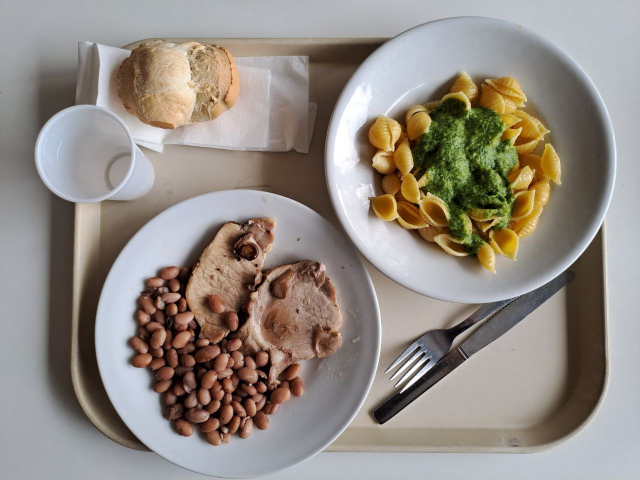
//> input picture Group42_SummerProject/input/Food_leftover_dataset/tray1/food_image.jpg, 1280 x 960 px (shown at 1/2 size)
$ ./detect_plates ../../../Group42_SummerProject/input/Food_leftover_dataset/tray1/   (built with g++ and OpenCV 4)
//> lines starting //> are read from the running program, lines starting //| are printed output that depends on the picture
#include <opencv2/opencv.hpp>
#include <cmath>


using namespace cv;

std::vector<Mat> images, images_gray;
Mat src, src_gray, enhancedImage, canny_image, help_img, projected_img, detected_plates;
int imgPerRow = 4;
const char* window_src = "src";
const char* window_enhanced = "enhanced";
const char* window_canny = "canny";
const char* window_lines = "lines";
const char* window_projected = "projected img";
const char* window_plates = "plates img";


//create a class that automatically manage the lines and the various checks

int ratio = 1;
int kernel_size = 7;
int kernel_help = 7;
int lowThreshold = 1000;
const int max_lowThreshold = 1500;
int den = 51; // to set
int hough_parameter = 100; // to set
//280
int min_radius_hough_plates = 280;
int max_radius_hough_plates = 300;
int min_radius_hough_salad = 192;
int max_radius_hough_salad = 195;
int param1 = 100;
int param2 = 20;
int ratioMinDist = 2;
static const int min_radius_refine = 176;
static const int max_radius_refine = 184;


Point lineLineIntersection(Point A, Point B, Point C, Point D)
{
    // Line AB represented as a1x + b1y = c1
    double a1 = B.y - A.y;
    double b1 = A.x - B.x;
    double c1 = a1*(A.x) + b1*(A.y);

    // Line CD represented as a2x + b2y = c2
    double a2 = D.y - C.y;
    double b2 = C.x - D.x;
    double c2 = a2*(C.x)+ b2*(C.y);

    double determinant = a1*b2 - a2*b1;

    if (determinant == 0)
    {
        // The lines are parallel. This is simplified
        // by returning a pair of FLT_MAX
        return Point(FLT_MAX, FLT_MAX);
    }
    else
    {
        double x = (b2*c1 - b1*c2)/determinant;
        double y = (a1*c2 - a2*c1)/determinant;
        return Point(x, y);
    }
}

Mat enhance(Mat src){
    // Apply logarithmic transformation
    cv::Mat enhancedImage;
    Mat help = src.clone();
    help.convertTo(enhancedImage, CV_32F); // Convert image to floating-point for logarithmic calculation

    float c = 255.0 / log(1 + 255); // Scaling constant for contrast adjustment
    cv::log(enhancedImage + 1, enhancedImage); // Apply logarithmic transformation
    enhancedImage = enhancedImage * c; // Apply contrast adjustment

    enhancedImage.convertTo(enhancedImage, CV_8U); // Convert back to 8-bit unsigned integer
    return enhancedImage;
}

static void CannyThreshold(int, void*) {
    std::cout << "Updating..." << std::endl;

    // Checks that kernel size is always odd
    if( ((kernel_help % 2) == 1) and (kernel_help >= 3) ) kernel_size = kernel_help;

    Size stdSize(0,0);
    Mat imageGrid, imageRow;
    for (int i = 0; i < images.size(); i++) {
        // Get size of the first image, it will be used to display all others
        if (stdSize.empty())
            stdSize = images[i].size();

        Mat output = images[i].clone();
        Mat gray_transformed = images_gray[i].clone();

        // blur and canny the image
        canny_image = enhance(images_gray[i]);

        blur( canny_image, canny_image, Size(21,21) );

        Canny( canny_image, canny_image, lowThreshold, lowThreshold*ratio, kernel_size, true );

        // Find the circle
        std::vector<cv::Vec3f> circles_plate;
        std::vector<cv::Vec3f> circles_salad;
        std::vector<cv::Vec3f> actual_plates;
        std::vector<cv::Vec3f> refine_salad;


        HoughCircles(canny_image, circles_plate, cv::HOUGH_GRADIENT, 1, src_gray.rows/ratioMinDist, param1, param2, min_radius_hough_plates, max_radius_hough_plates);
        HoughCircles(canny_image, circles_salad, cv::HOUGH_GRADIENT, 1, src_gray.rows/ratioMinDist, param1, param2, min_radius_hough_salad, max_radius_hough_salad);
        HoughCircles(canny_image, refine_salad, cv::HOUGH_GRADIENT, 1, src_gray.rows/ratioMinDist, param1, param2, min_radius_refine, max_radius_refine);

        actual_plates = circles_plate;

        // Remove salad circles
        for (size_t i = 0; i < circles_salad.size(); i++) {
            for (size_t j = 0; j < circles_plate.size(); j++) {
                cv::Vec3i s = circles_salad[i];
                cv::Vec3i p = circles_plate[j];
                cv::Point center_salad = cv::Point(s[0], s[1]);
                cv::Point center_plate = cv::Point(p[0], p[1]);
                if (cv::norm(center_plate - center_salad) < p[2]) {
                    std::vector<cv::Vec3f>::iterator it = actual_plates.begin()+j;
                    actual_plates.erase(it);
                }
            }
        }

        if (actual_plates.size() > 2) {
            // Remove salad circles
            for (size_t i = 0; i < actual_plates.size(); i++) {
                for (size_t j = 0; j < refine_salad.size(); j++) {
                    cv::Vec3i s = actual_plates[i];
                    cv::Vec3i p = refine_salad[j];
                    cv::Point center_salad = cv::Point(s[0], s[1]);
                    cv::Point center_plate = cv::Point(p[0], p[1]);
                    if (cv::norm(center_plate - center_salad) < p[2]) {
                        std::vector<cv::Vec3f>::iterator it = actual_plates.begin() + i;
                        actual_plates.erase(it);
                    }
                }
            }
        }


        // Draw the circle
        for( size_t i = 0; i < actual_plates.size(); i++ ) {
            Vec3i c = actual_plates[i];
            cv::Point center = Point(c[0], c[1]);
            // circle outline
            int radius = c[2];
            circle( output, center, radius, Scalar(255,0,0), 20);
        }

        //std::cout << "ci siamo\n";


        // Resize output to have all images of same size
        resize(output, output, stdSize);

        // Add image to current image row
        if (imageRow.empty())
            output.copyTo(imageRow);
        else
            hconcat(output, imageRow, imageRow);

        // If the row is full add row to image grid and start a new row
        if ((i + 1) % imgPerRow == 0) {
            if (imageGrid.empty())
                imageRow.copyTo(imageGrid);
            else
                vconcat(imageRow, imageGrid, imageGrid);
            imageRow.release();
        }
    }
    // Resize the full image grid and display it
    resize(imageGrid, imageGrid, stdSize);
    imshow(window_plates, imageGrid);
}


// Prints the parameters value
void CallBackFunc(int event, int x, int y, int flags, void* userdata) {
  if  ( event == EVENT_RBUTTONDOWN ) {
    std::cout << "lowThreshold = " << lowThreshold << std::endl;
    std::cout << "ratio = " << ratio << std::endl;
    std::cout << "kernel_size = " << kernel_size << std::endl;
    std::cout << "hough_parameter = " << param1 << std::endl;
    std::cout << "hough_parameter = " << ratioMinDist << std::endl;
  }
}


int main( int argc, char** argv )
{
    // Read arguments
    if (argc < 2) {
        std::cout << "You have to pass a dir containing png images as argument" << std::endl;
        return 1;
    }
    std::string inputDir = argv[1];

    // Read file names
    std::vector<String> inputNames;
    glob(inputDir + "/*.jpg", inputNames, true);

    std::cout << "Input images found: " << inputNames.size() << std::endl;

    for (int i = 0; i < inputNames.size(); i++) {
        Mat img = imread(inputNames[i], IMREAD_COLOR);
//> img is the input picture: 960 rows x 1280 cols, CV_8UC3; mean B, G, R 131.3, 139.1, 147.3
        images.push_back(img);
        cvtColor(img, img, COLOR_BGR2GRAY);
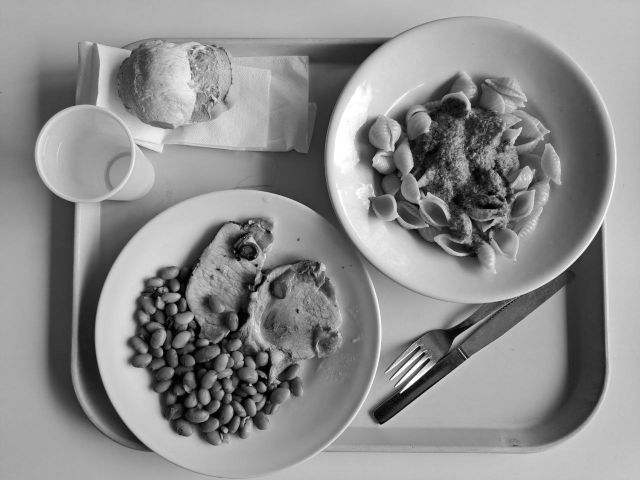
//> img: 960 rows x 1280 cols, CV_8UC1 (shown at 1/2 size); min 0, max 255, mean 140.7
        images_gray.push_back(img);
    }
//> pass 2 of the loop `for (int i = 0; i < inputNames.size(); i++)`:
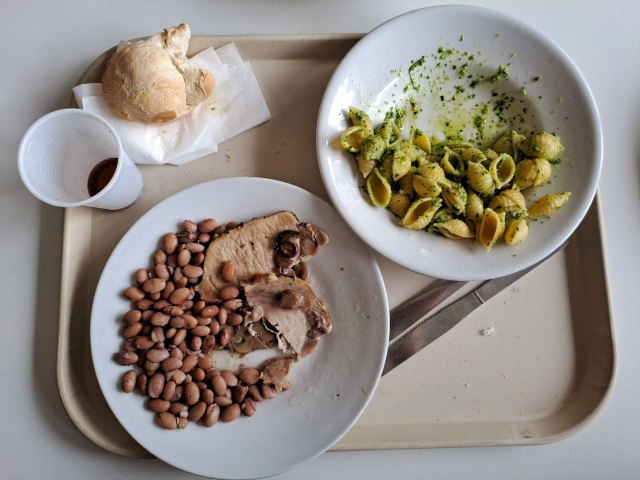
//> input picture Group42_SummerProject/input/Food_leftover_dataset/tray1/leftover1.jpg, 1280 x 960 px (shown at 1/2 size)
//> img is the input picture: 960 rows x 1280 cols, CV_8UC3; mean B, G, R 131.3, 138.8, 146.6
//> `cvtColor(img, img, COLOR_BGR2GRAY);`:
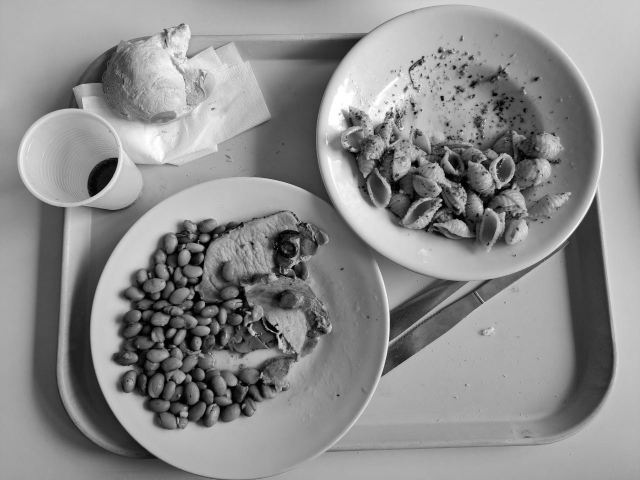
//> img: 960 rows x 1280 cols, CV_8UC1 (shown at 1/2 size); min 0, max 255, mean 140.3

    namedWindow( window_src, WINDOW_AUTOSIZE );

    createTrackbar( "Min Threshold:", window_src, &lowThreshold, max_lowThreshold, CannyThreshold );
    createTrackbar( "Ratio:", window_src, &ratio, 6,  CannyThreshold );
    createTrackbar( "Kernel size:", window_src, &kernel_help, 7, CannyThreshold);
    // [4 lines of commented-out code are left out]
    setTrackbarMin( "Kernel size:", window_src, 3);
    createTrackbar("param1:", window_src, &param1, 300, CannyThreshold);
    createTrackbar("param2:", window_src, &param2, 300, CannyThreshold);
    createTrackbar("ratioMinDist:", window_src, &ratioMinDist, 300, CannyThreshold);

    setMouseCallback("Edge Map", CallBackFunc, (void*)NULL);


    namedWindow( window_plates, WINDOW_AUTOSIZE );
    // Display the original and enhanced images
//> (the run ends here: the program stops with an error, at `HoughCircles(canny_image, circles_plate, cv::HOUGH_GRADIENT, 1, src_gr..`)
